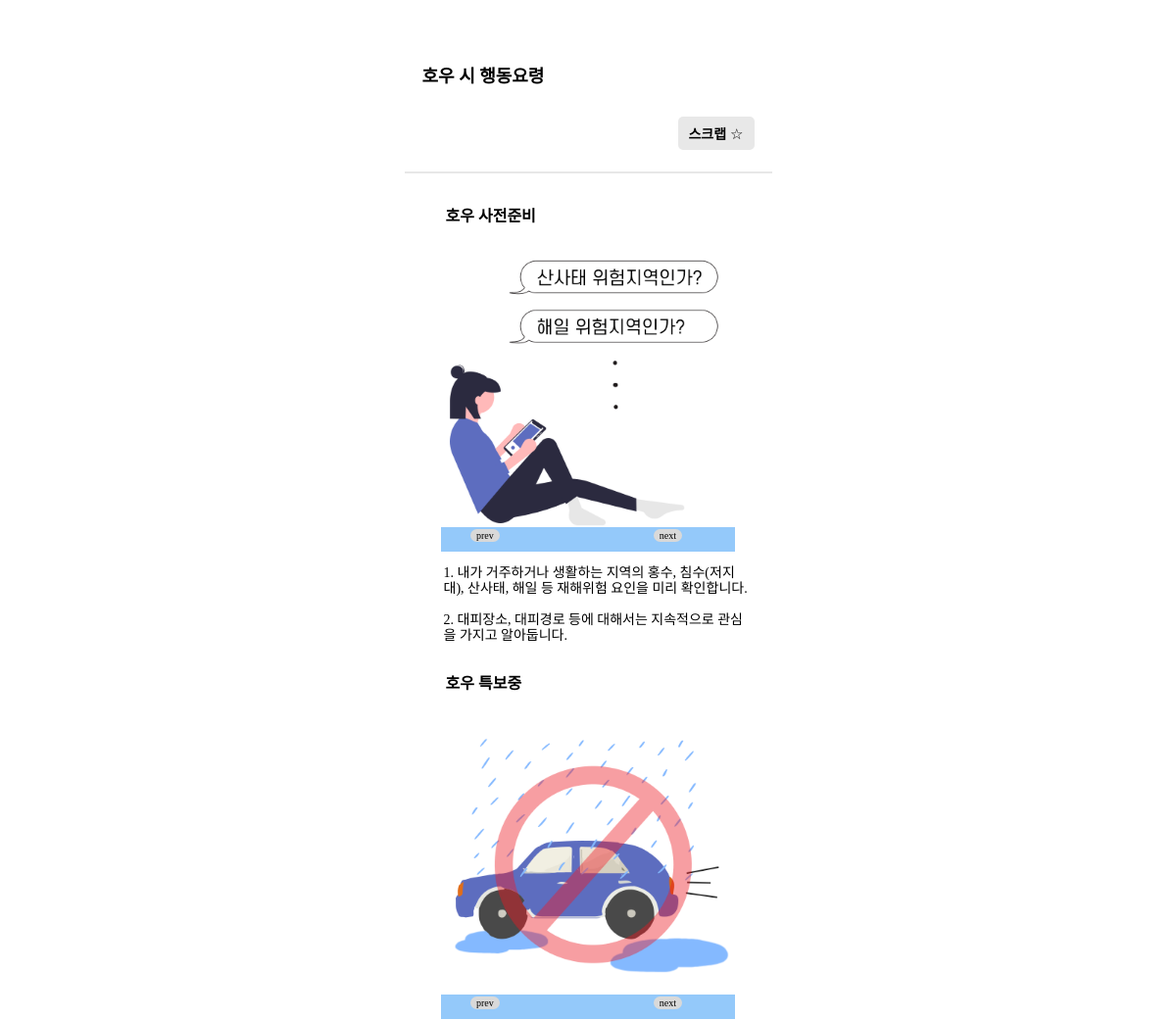
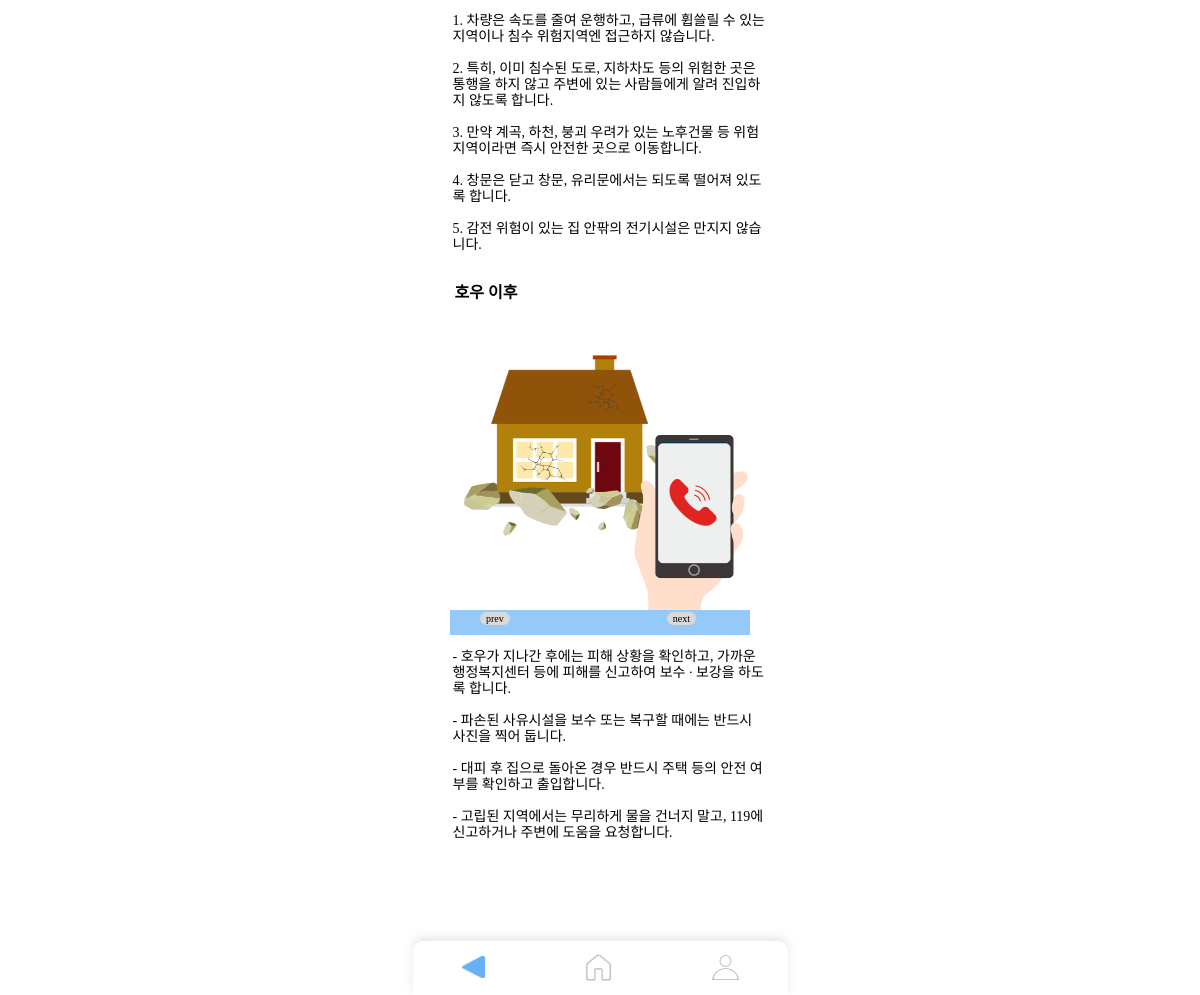
The app's page /boards/manuals_type/6 (signed in) with its own data (2 pictures, top to bottom).
### boards/models.py (models this page shows)
class Behavior(models.Model):
    card = models.ForeignKey(CardNews, on_delete=models.CASCADE, related_name='cardnews_behavior')
    title_cd = models.IntegerField()
    title_nm = models.TextField(blank=True, null=True)
    description = models.TextField(blank=True, null=True)
    create_date = models.DateTimeField(auto_now_add=True)

### boards/views.py (the view, shortened to what this page needs)
# urls.py: path('manuals_type/<int:card_id>', manual_view, name='manual_view'),
def manual_view(request, card_id):
    card = CardNews.objects.get(id=card_id)
    user_scrap = []
    if request.user.is_authenticated :
        user_scrap = request.user.menu_card.all()
        existing_scrap = CardScrap.objects.filter(user=request.user, card=card).first()
    behaviors = Behavior.objects.filter(card_id=card_id)
    behaviors_with_images = BehaviorImage.objects.select_related('behavior').filter(behavior__in=behaviors).values(
        card_id=F('behavior__card'),
        title_cd=F('behavior__title_cd'),
        title_nm=F('behavior__title_nm'),
        description=F('behavior__description'),
        image_src=F('image'))
    title_cd_dict = defaultdict(list)
    for data in behaviors_with_images:
        title_cd_dict[data['title_cd']].append(data)
    result = []
    for title_cd, behaviors_with_images in title_cd_dict.items():
        result_data = {
            'card_id': behaviors_with_images[0]['card_id'],
            'title_cd': title_cd,
            'title_nm': behaviors_with_images[0]['title_nm'],
            'description': behaviors_with_images[0]['description'],
            'image_src': [data['image_src'] for data in behaviors_with_images],
        }
        result.append(result_data)
    manual_type_nm = "none"
    if card_id == 1:
        manual_type_nm = "태풍"
    elif card_id == 5:
        manual_type_nm = "지진"
    elif card_id == 6:
        manual_type_nm = "호우"
    context = {
        'behaviors': result,
        'type': manual_type_nm,
        'card' : card,
        'user_scrap': user_scrap
    }
    return render(request, 'boards/manual_view.html', context)

### boards/templates/boards/manual_view.html (shortened to what this page needs)
{% extends 'menuBar.html' %}
{% block content %}
{% load static %}
    <link rel="stylesheet" href="{% static 'css/manual_scrap.css' %}">
        <div class="header">
            <h4>{{type}} 시 행동요령</h4>
            {% if user.is_authenticated %}
                <div class="scrap-button">
                <form action="{% url 'manual_view' card_id=card.id %}" method="post" id="scrap_form">
                    <label for="scrap-checkbox">
                        <span class="scrap-text">스크랩</span>
                        <span class="star">&#9734;</span>
                    </label>
                </form>
                </div>
            {% endif %}
        </div>
        <img src="{% static 'image/line.svg' %}" alt="">
        <div class="content">
            {% for behavior in behaviors %}
            <div class="content1">
                <h4>{{behavior.title_nm}}</h4>
                <div class="slide-container">
                    <ul class="slide">
                        {% for image in behavior.image_src %}
                        <li>
                            <img src="/{{ image }}" alt="" />
                        </li>
                        {% endfor %}
                    </ul>
                    <div class="btn-container">
                        <button class="prev-btn">prev</button>
                        <button class="next-btn">next</button>
                    </div>
                </div>
                <div class="text">
                    <p>{{behavior.description|linebreaksbr }}</p>
                </div>
            </div>
            {% endfor %}
        </div>
{% endblock %}

### static/css/menuBar.css (style rules this page uses)
body { margin: 0; padding: 0; }

### static/css/manual_scrap.css (style rules this page uses)
body { height: 100%; }
.header { width: 375px; height: 128x; }
.header > h4 { font-family: 'GmarketSansMedium'; font-weight: bold; transform: translateY(30px); }
.scrap-button { cursor: pointer; position: relative; width: 78px; height: 34px; margin-left: 279px; margin-top: 63px; flex-shrink: 0; background-color: #E8E8E8; border-radius: 5px; display: flex; align-items: center; justify-content: center; ; transform: translateY(-10px); }
.scrap-text { font-size: 14px; font-weight: bold; color: #000; }
.star { font-size: 15px; flex-shrink: 0; color: black; }
.scrap-button input[type="checkbox"]+label { position: relative; cursor: pointer; }
.scrap-button input[type="checkbox"]+label .star { pointer-events: none; }
.header>h4 { color: #000; font-size: 18px; font-style: normal; font-weight: bold; line-height: normal; width: 139px; height: 33px; margin-left: 18px; margin-right: 218px; margin-top: 33px; }
img { transform: translateY(0px); }
.content { margin-left: 22px; margin-right: 22px; padding-left: 20px; }
.slide { display: inline-flex; transition: all 1s; }
.slide-container { width: 300px; margin: 0 auto; transform: translateX(-10px); overflow: hidden; padding: 0px; position: relative; }
.slide li img { border-radius: 10px; width: 300px; height: 300px; margin-top: -40px; transform: translateX(-40px); margin-right: 40px; margin-bottom: 0px; padding: 0; }
.btn-container { width: 300px; height: 25px; background-color: #94C9FA; padding-left: 30px; padding-right: 30px; font-weight: bold; position: absolute; left: 0; bottom: 0; z-index: 1; }
.btn-container>.prev-btn { border: none; margin-right: 153px; background-color: #D9D9D9; border-radius: 7px; margin-top: 5px; font-family: 'GmarketSansMedium'; font-size: 10px; transform: translateY(-3px); }
.btn-container>.next-btn { background-color: #D9D9D9; border: none; border-radius: 7px; margin-top: 5px; font-family: 'GmarketSansMedium'; font-size: 10px; transform: translateY(-3px); }
.content1>h4 { transform: translateY(5px); }
.text { font-size: 14px; line-height: 16px; }
.text>p { margin-left: -2px; }

### records on screen
Behavior: title_nm "호우 사전준비", description "1. 내가 거주하거나 생활하는 지역의 홍수, 침수(저지대), 산사태, 해일 등 재해위험 요인을 미리 확인합니다. 2. 대피장소, 대피경로 등에 대해서는 지속적으로 관심을 가지고 알아둡니다."
Behavior: title_nm "호우 특보중", description "1. 차량은 속도를 줄여 운행하고, 급류에 휩쓸릴 수 있는 지역이나 침수 위험지역엔 접근하지 않습니다. 2. 특히, 이미 침수된 도로, 지하차도 등의 위험한 곳은 통행을 하지 않고 주변에 있는 사람들에게 알려 진입하지 않도록 합니다. 3. 만약 계곡, 하천, 붕괴 우려가 있는 노후건물 등 위험지역이라면 즉시 안전한 곳으로 이동합니다. 4. 창문은 닫고 창문, 유리문에서는 되도록 떨어져 있도록 합니다. 5. 감전 위험이 있는 집 안팎의 전기시설은 만지지 않습니다."
Behavior: title_nm "호우 이후", description "- 호우가 지나간 후에는 피해 상황을 확인하고, 가까운 행정복지센터 등에 피해를 신고하여 보수 ∙ 보강을 하도록 합니다. - 파손된 사유시설을 보수 또는 복구할 때에는 반드시 사진을 찍어 둡니다. - 대피 후 집으로 돌아온 경우 반드시 주택 등의 안전 여부를 확인하고 출입합니다. - 고립된 지역에서는 무리하게 물을 건너지 말고, 119에 신고하거나 주변에 도움을 요청합니다."

### other values on screen
{{ type }} "호우"
